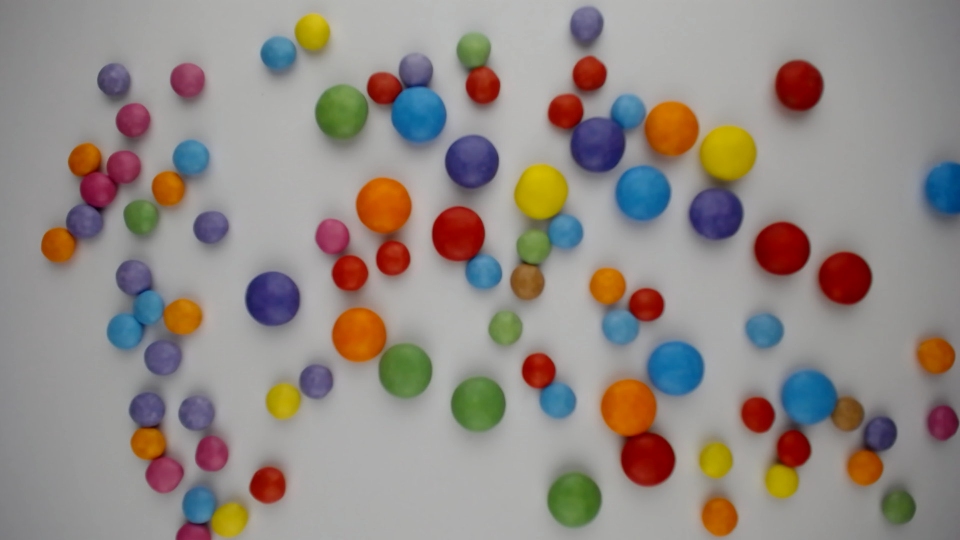
#> input picture smarties1.png, 1920 x 1080 px (shown at 1/2 size)
$ jupyter execute --allow-errors SmartiesDetection.ipynb
#> lines starting #> are read from the running program, lines starting #| are printed output that depends on the picture; after the words box and inside, x2 and y2 are one past the last pixel; in counts of white or black regions, pixels touching at a corner belong together
# Object detection in the "wild"

A good application in quality management is classifying and counting objects.

[cell 1]
# Import OpenCV
import cv2
# Since OpenCV is based on numpy:
import numpy as np
# Import pyplot (we will need this to plot with the notebook)
import matplotlib.pyplot as plt
# Helper function to provide plots in true colors in the notebook
def imshow(title, im):
    plt.imshow(cv2.cvtColor(im, cv2.COLOR_BGR2RGB))
    plt.title(title)

## Aufgabenstellung

Diesmal geht es um Smarties:

1. Findet und zählt die roten Smarties in den Bildern.

    - Dieses Beispiel ist gut in Anlehnung an die Sh2-Tafeln im Beispiel lösbar.

1. Challenge: zählt große und kleine Smarties (habe ich bisher selbst nicht gelöst...).

    - Hier könnte "HoughCircles" helfen.

1. Challenge 2: Zählt, wie viele Smarties jeweils weggenommen werden.

    - Für Veränderungen ist es hilfreich, Bilder zu subtrahieren.

Dokumentiert eure Lösungen wie gewohnt in einem Jupyter Notebook.

[cell 2]
im = cv2.imread('smarties1.png')
#> im is the input picture: shape (1080, 1920, 3); mean B, G, R 134, 138.9, 146.9
plt.figure(figsize = (12,25))
plt.subplot(141)
plt.imshow(im)
plt.subplot(142)
plt.imshow(im[:,:,0], cmap = 'jet')
plt.title('Blue')
plt.subplot(143)
plt.imshow(im[:,:,1], cmap = 'jet')
plt.title('Green')
plt.subplot(144)
plt.imshow(im[:,:,2], cmap = 'jet')
plt.title('Red')
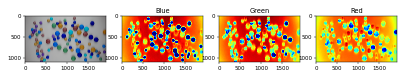
#> figure drawn by matplotlib, 4 panels; B, G, R data is drawn as R, G, B

Apparently, the red isn't as strong as hoped for, especially the brown rust makes it difficult. However, we can remove parts of the brown by observing that green and red channels look almost the same for the rusty patches, so **Red - Green** may be helpful:

[cell 3]
plt.imshow(im[:,:,2] - 0.9*im[:,:,1], cmap = 'jet')
plt.colorbar()
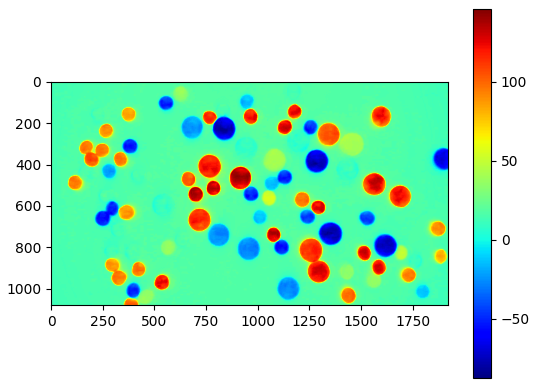
#> figure drawn by matplotlib, 2 panels

Indeed, the signal values appear to be between 60 and 90 in the subtracted image. Instead of BGR lets try HSV. HSV is an other representation of the rgb colour model. It describes colour by Hue, Saturation and brightness. Hue is what we are interested in.

[cell 4]
im = cv2.imread('smarties1.png')
im = cv2.cvtColor(im, cv2.COLOR_BGR2HSV)
#> im: shape (1080, 1920, 3); mean H, S, V 49.8, 48.1, 154.3
plt.figure(figsize = (12,25))
plt.subplot(141)
plt.imshow(im)
plt.subplot(142)
plt.imshow(im[:,:,0], cmap = 'hsv')
plt.title('Hue')
plt.subplot(143)
plt.imshow(-im[:,:,1], cmap = 'gray')
plt.title('Saturation')
plt.subplot(144)
plt.imshow(im[:,:,2], cmap = 'gray')
plt.title('Brightness');
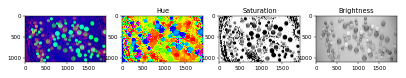
#> figure drawn by matplotlib, 4 panels
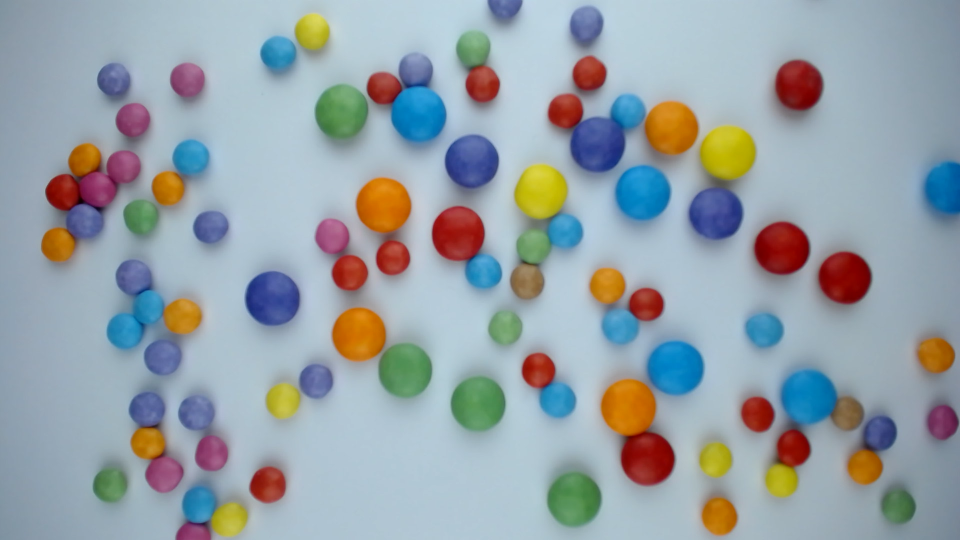
#> input picture smarties0.png, 1920 x 1080 px (shown at 1/2 size)
#> further down, im is the input picture: shape (1080, 1920, 3); mean B, G, R 167.5, 161.3, 150.4
#> `HSV = cv2.cvtColor(im, cv2.COLOR_BGR2HSV)`: HSV: shape (1080, 1920, 3); mean H, S, V 94.3, 70.5, 183.5
#> `imBW = cv2.inRange(HSV, lower_color_range, upper_color_range)`:
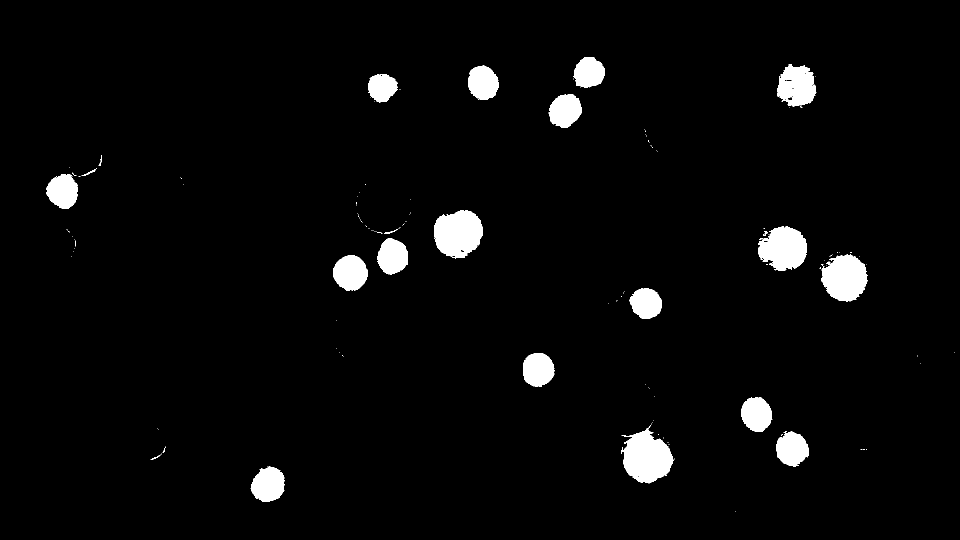
#> imBW: shape (1080, 1920) (shown at 1/2 size); 3.5% white; 129 white regions (107 under 20 px), largest, box (x1, y1, x2, y2) and area: (1242, 849, 1347, 967) 7635, (868, 420, 966, 517) 7175, (1642, 508, 1735, 603) 6466
#> `imBW = cv2.erode(imBW,kernel,iterations = 3)`:
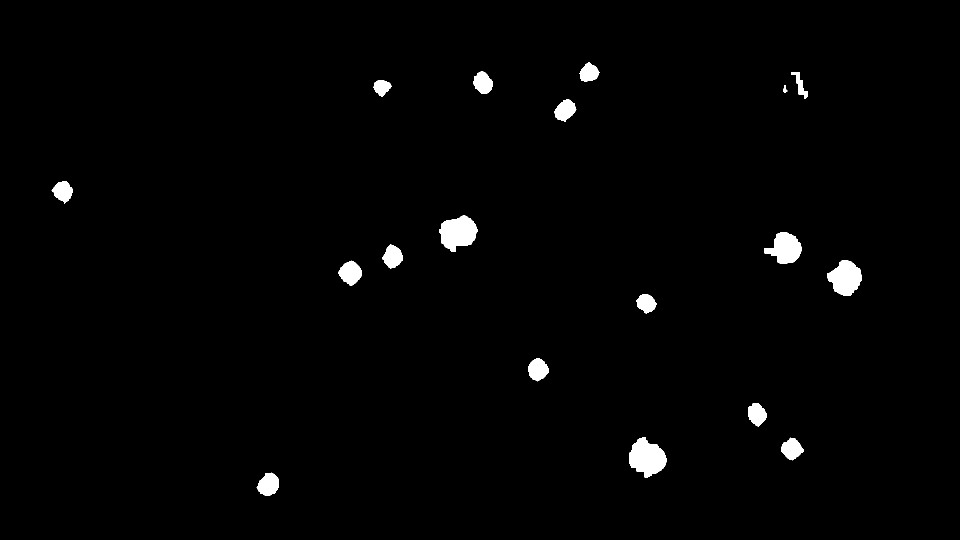
#> imBW: shape (1080, 1920) (shown at 1/2 size); 1.4% white; 18 white regions, largest, box (x1, y1, x2, y2) and area: (1258, 874, 1334, 955) 4017, (878, 431, 956, 503) 3791, (1655, 521, 1724, 592) 3349
#> `imBW = cv2.dilate(imBW,kernel,iterations = 4)`:
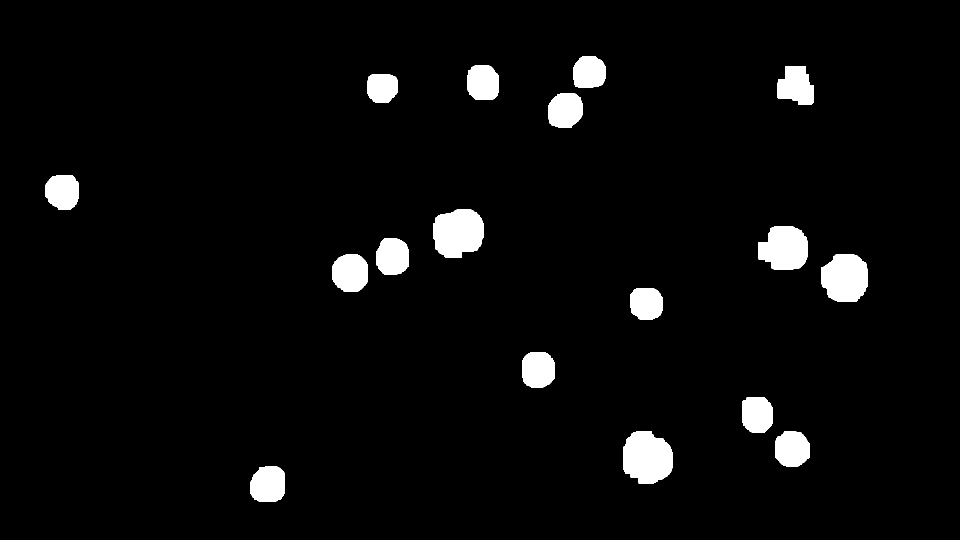
#> imBW: shape (1080, 1920) (shown at 1/2 size); 3.9% white; 17 white regions
#> `contours, hierarchy= cv2.findContours(imBW, cv2.RETR_LIST, cv2.CHAIN_A..`: contours = 17 contours; largest, box (x1, y1, x2, y2) and area: (1246, 862, 1346, 967) 8189, (866, 419, 968, 515) 7824, (1643, 509, 1736, 604) 7128, (1516, 453, 1616, 539) 6720, (664, 509, 736, 583) 4388
#> `smartiescount=len(contours)`: smartiescount = 17
#| 0
#| Detected 17 smarties of 17
#> the loop `for c in contours:` made 17 passes
#> after the loop `for c in contours:`:
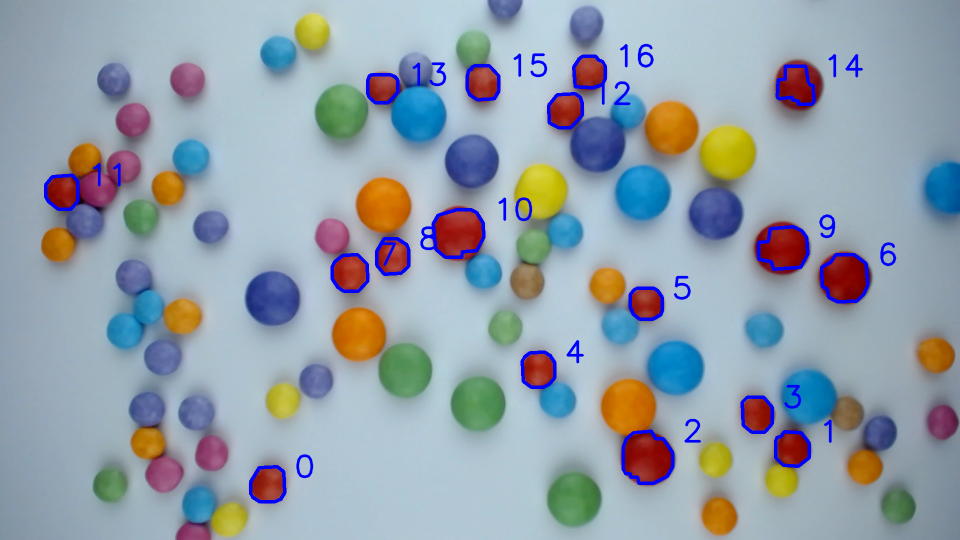
#> im: shape (1080, 1920, 3) (shown at 1/2 size); 2.12% of pixels changed, all inside (x1, y1, x2, y2) = (88, 87, 1793, 1007)
#> the loop `for cnt in contours:` made 17 passes
#> after the loop `for cnt in contours:`: bigsmarties = 4
#> `smallsmarties=smartiescount-bigsmarties`: smallsmarties = 13
#| Big Smarties: 4
#| Small Smarties: 13

[cell 5]
#filter for red-ish colors
lower_color_range = np.array([0, 100, 100])
upper_color_range = np.array([10, 255, 255])
#> (the rest of this cell did not finish here and is left out)

[cell 6]
nsmarties=(17,16,16,14,14,14,14,14,) #for reference
lower_color_range = np.array([0, 100, 100])
upper_color_range = np.array([10, 255, 255])

#> (the rest of this cell did not finish here and is left out)
